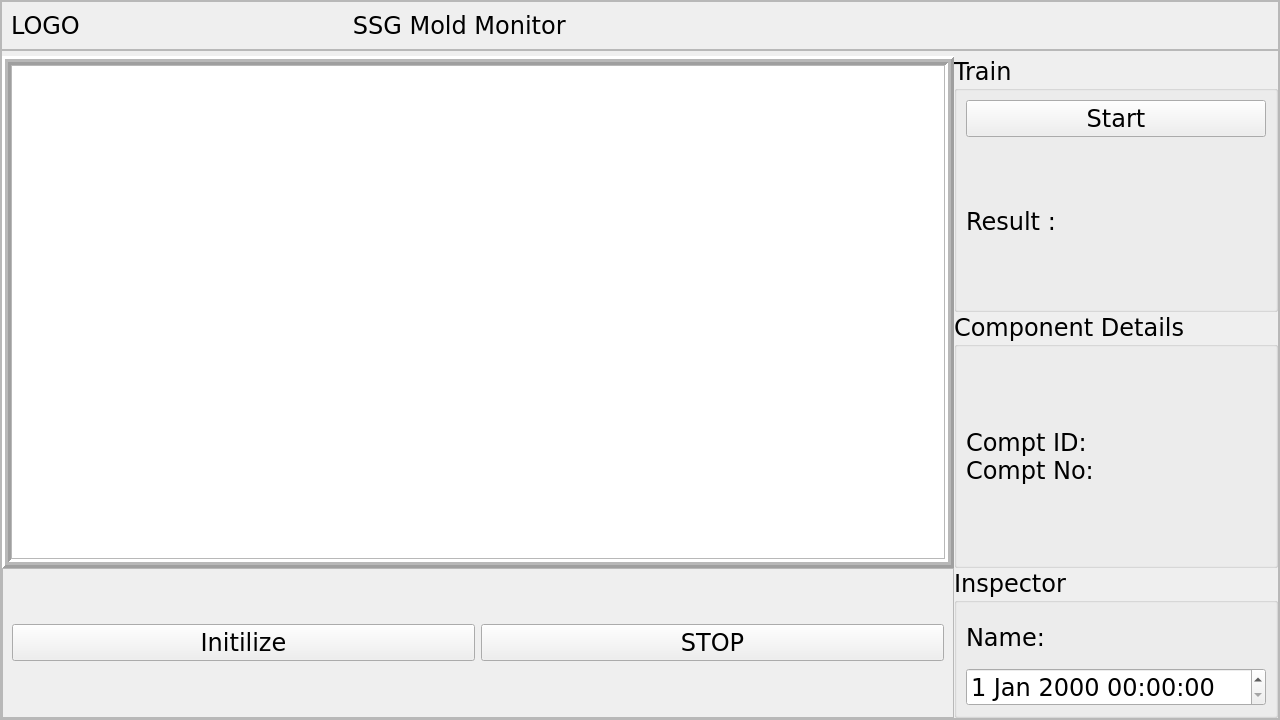
<?xml version="1.0" encoding="UTF-8"?>
<ui version="4.0">
 <class>MainWindow</class>
 <widget class="QMainWindow" name="MainWindow">
  <property name="geometry">
   <rect>
    <x>0</x>
    <y>0</y>
    <width>1280</width>
    <height>720</height>
   </rect>
  </property>
  <property name="font">
   <font>
    <family>Verdana</family>
    <pointsize>18</pointsize>
   </font>
  </property>
  <property name="windowTitle">
   <string>Feature Detection APP</string>
  </property>
  <widget class="QWidget" name="centralwidget">
   <layout class="QVBoxLayout" name="verticalLayout">
    <property name="spacing">
     <number>0</number>
    </property>
    <property name="leftMargin">
     <number>0</number>
    </property>
    <property name="topMargin">
     <number>0</number>
    </property>
    <property name="rightMargin">
     <number>0</number>
    </property>
    <property name="bottomMargin">
     <number>0</number>
    </property>
    <item>
     <widget class="QFrame" name="frame">
      <property name="frameShape">
       <enum>QFrame::StyledPanel</enum>
      </property>
      <property name="frameShadow">
       <enum>QFrame::Raised</enum>
      </property>
      <layout class="QVBoxLayout" name="verticalLayout_2">
       <property name="spacing">
        <number>0</number>
       </property>
       <property name="leftMargin">
        <number>0</number>
       </property>
       <property name="topMargin">
        <number>0</number>
       </property>
       <property name="rightMargin">
        <number>0</number>
       </property>
       <property name="bottomMargin">
        <number>0</number>
       </property>
       <item>
        <widget class="QFrame" name="frame_2">
         <property name="frameShape">
          <enum>QFrame::StyledPanel</enum>
         </property>
         <property name="frameShadow">
          <enum>QFrame::Raised</enum>
         </property>
         <layout class="QHBoxLayout" name="horizontalLayout">
          <item>
           <widget class="QLabel" name="label">
            <property name="text">
             <string>LOGO</string>
            </property>
           </widget>
          </item>
          <item>
           <widget class="QLabel" name="label_2">
            <property name="sizePolicy">
             <sizepolicy hsizetype="Expanding" vsizetype="Preferred">
              <horstretch>0</horstretch>
              <verstretch>0</verstretch>
             </sizepolicy>
            </property>
            <property name="text">
             <string>                                   SSG Mold Monitor</string>
            </property>
           </widget>
          </item>
         </layout>
        </widget>
       </item>
       <item>
        <widget class="QFrame" name="frame_3">
         <property name="sizePolicy">
          <sizepolicy hsizetype="Expanding" vsizetype="Expanding">
           <horstretch>0</horstretch>
           <verstretch>0</verstretch>
          </sizepolicy>
         </property>
         <property name="frameShape">
          <enum>QFrame::StyledPanel</enum>
         </property>
         <property name="frameShadow">
          <enum>QFrame::Raised</enum>
         </property>
         <layout class="QGridLayout" name="gridLayout">
          <property name="leftMargin">
           <number>0</number>
          </property>
          <property name="topMargin">
           <number>5</number>
          </property>
          <property name="rightMargin">
           <number>0</number>
          </property>
          <property name="bottomMargin">
           <number>0</number>
          </property>
          <property name="spacing">
           <number>0</number>
          </property>
          <item row="0" column="1">
           <widget class="QGroupBox" name="groupBox">
            <property name="title">
             <string>Train</string>
            </property>
            <layout class="QVBoxLayout" name="verticalLayout_6">
             <item>
              <widget class="QPushButton" name="pushButton_3">
               <property name="enabled">
                <bool>true</bool>
               </property>
               <property name="text">
                <string>Start</string>
               </property>
              </widget>
             </item>
             <item>
              <widget class="QLabel" name="label_3">
               <property name="text">
                <string>Result :</string>
               </property>
              </widget>
             </item>
            </layout>
           </widget>
          </item>
          <item row="2" column="0">
           <widget class="QFrame" name="frame_6">
            <property name="sizePolicy">
             <sizepolicy hsizetype="Minimum" vsizetype="Minimum">
              <horstretch>0</horstretch>
              <verstretch>0</verstretch>
             </sizepolicy>
            </property>
            <property name="maximumSize">
             <size>
              <width>16777215</width>
              <height>150</height>
             </size>
            </property>
            <property name="frameShape">
             <enum>QFrame::StyledPanel</enum>
            </property>
            <property name="frameShadow">
             <enum>QFrame::Raised</enum>
            </property>
            <layout class="QHBoxLayout" name="horizontalLayout_2">
             <item>
              <widget class="QPushButton" name="pushButton">
               <property name="text">
                <string>Initilize</string>
               </property>
              </widget>
             </item>
             <item>
              <widget class="QPushButton" name="pushButton_2">
               <property name="text">
                <string>STOP</string>
               </property>
              </widget>
             </item>
            </layout>
           </widget>
          </item>
          <item row="2" column="1">
           <widget class="QGroupBox" name="groupBox_2">
            <property name="title">
             <string>Inspector</string>
            </property>
            <layout class="QVBoxLayout" name="verticalLayout_4">
             <item>
              <widget class="QLabel" name="label_4">
               <property name="text">
                <string>Name:</string>
               </property>
              </widget>
             </item>
             <item>
              <widget class="QDateTimeEdit" name="dateTimeEdit"/>
             </item>
            </layout>
           </widget>
          </item>
          <item row="1" column="1">
           <widget class="QGroupBox" name="groupBox_3">
            <property name="title">
             <string>Component Details</string>
            </property>
            <layout class="QVBoxLayout" name="verticalLayout_5">
             <item>
              <widget class="QLabel" name="label_5">
               <property name="text">
                <string>Compt ID:
Compt No: </string>
               </property>
              </widget>
             </item>
            </layout>
           </widget>
          </item>
          <item row="0" column="0" rowspan="2">
           <widget class="QFrame" name="frame_5">
            <property name="sizePolicy">
             <sizepolicy hsizetype="Expanding" vsizetype="Expanding">
              <horstretch>0</horstretch>
              <verstretch>0</verstretch>
             </sizepolicy>
            </property>
            <property name="frameShape">
             <enum>QFrame::Box</enum>
            </property>
            <property name="frameShadow">
             <enum>QFrame::Raised</enum>
            </property>
            <property name="lineWidth">
             <number>3</number>
            </property>
            <property name="midLineWidth">
             <number>3</number>
            </property>
            <layout class="QVBoxLayout" name="verticalLayout_3">
             <property name="spacing">
              <number>0</number>
             </property>
             <property name="leftMargin">
              <number>0</number>
             </property>
             <property name="topMargin">
              <number>0</number>
             </property>
             <property name="rightMargin">
              <number>0</number>
             </property>
             <property name="bottomMargin">
              <number>0</number>
             </property>
             <item>
              <widget class="QGraphicsView" name="graphicsView"/>
             </item>
            </layout>
           </widget>
          </item>
         </layout>
        </widget>
       </item>
      </layout>
     </widget>
    </item>
   </layout>
  </widget>
 </widget>
 <resources/>
 <connections/>
</ui>
